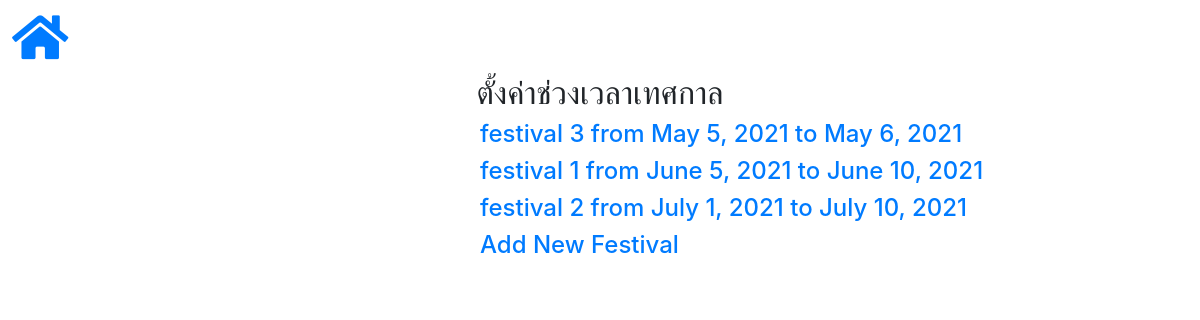
Screenshot of /adminsite/setting/festival/ (signed in) with the database file from the repository.
### booking/models.py (models this page shows)
class FestivalInfo(models.Model):
    class Meta:
        db_table = 'bcb_festivalinfo'
    fes_name = models.CharField(max_length=100)
    fes_date_start = models.DateField(null=True)
    fes_date_end = models.DateField(null=True)
    payment_member_duration_fes = models.DurationField(null=True)
    refund_member_duration_fes = models.DurationField(null=True)

### adminsite/views.py (the view)
# urls.py: path('setting/festival/', views.FestivalSetting.as_view(), name='setting_festival'),
class FestivalSetting(PermissionRequiredMixin, ListView):
    permission_required = 'is_staff'
    login_url = '/adminsite/login/'
    fields = ('__all__')
    model = FestivalInfo
    template_name = 'adminsite/setting_festival.html'
    success_url = '/adminsite/setting/festival/'
    ordering = ['fes_date_start', 'fes_date_end']

### func/disable.py (called while the page is built)
    def process_request(self, request):
        setattr(request, '_dont_enforce_csrf_checks', True)

### template/adminsite/setting_festival.html (shortened to what this page needs)
{% extends 'adminsite/base_admin.html' %}
{% block content %}
<h2>ตั้งค่าช่วงเวลาเทศกาล</h2>
    {% for obj in object_list %}
    <h4/><a href="{% url 'setting_festival_detail' pk=obj.pk %}">
                {{ obj.fes_name }} from {{obj.fes_date_start}} to {{obj.fes_date_end}}
            </a>
    {% endfor %}
    <h4/><a href="{% url 'setting_festival_add' %}">Add New Festival</a>
{% endblock %}

### template/adminsite/base_admin.html (style rules this page uses)
h2 { text-align: center; }
h4 { text-align: left; margin-left: 40%; }

### rows the page displays
FestivalInfo: fes_name "festival 3", fes_date_start "May 5, 2021", fes_date_end "May 6, 2021"
FestivalInfo: fes_name "festival 1", fes_date_start "June 5, 2021", fes_date_end "June 10, 2021"
FestivalInfo: fes_name "festival 2", fes_date_start "July 1, 2021", fes_date_end "July 10, 2021"
